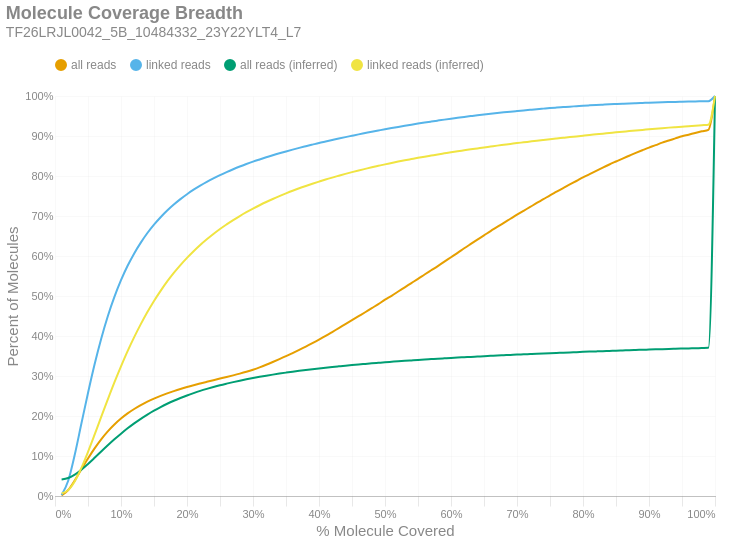

Notebook cell for this chart:
### Markdown cell above
### Molecule Read Coverage
This chart shows molecule coverage breadth as computed by the number of bases aligned to that molecule. In other words, "*how much of each unique long molecule is actually sequenced/aligned?*" Keep in mind there is a distinction between sequences and alignments, since some sequences belonging to a particular molecule may not align well and wouldn't appear in the alignment data. This chart also shows molecule coverage breadth as computed by the *inferred fragment* from which the aligned sequences originate. Unlike read coverage, this calculation takes into account the total insert size, including unsequenced gaps between the forward and reverse reads. Like the previous figures, these are cumulative percents.

### Code cell
if SKIPLR:
    print_html(f"Skipped")
else:
    binned_df = consolidated_hist(valids['coverage_bp'], mask, 0.01, True)
    binned_df_inf = consolidated_hist(valids['coverage_inserts'], mask, 0.01, True)
    binned_df = binned_df.with_columns(pl.lit(binned_df_inf['all reads (cumsum)']).alias('all reads (inferred)'))
    binned_df = binned_df.with_columns(pl.lit(binned_df_inf['linked reads (cumsum)']).alias('linked reads (inferred)'))
    binned_df = binned_df.with_columns(
        (pl.col('bin').cast(pl.Float64) + 0.01).alias('right_edge')
    )

    with SafeRender(binned_df):
        (
            density_plot(binned_df, 'Molecule Coverage Breadth', samplename, 'molcov', ['all reads (inferred)','linked reads (inferred)'])
            .encode(
                #x=alt.X('bin:Q', title="% Molecule Covered").axis(format = '%').scale(padding=0),
                x=alt.X('right_edge:Q', title="% Molecule Covered").axis(format='%').scale(padding=0),
                y=alt.Y('value:Q', title='Percent of Molecules')
                    .axis(format='%')
                    .stack(False)
                    .scale(domainMin=0, padding=0),
                color=alt.Color("key:N").scale(domain = ["all reads", "linked reads", "all reads (inferred)", "linked reads (inferred)"]),
                tooltip = [
                    alt.Tooltip("key:N", title = "Data Type"),
                    alt.Tooltip("range_label:N", title="% Molecule Covered"),
                    alt.Tooltip("value:Q", format = ".2%", title="% Molecules")
                ]
            )
        ).display()

### Figure 1 — Vega-Lite specification as saved in the notebook (floating-point values rounded to 4 significant figures)
{"width": "container", "height": 400, "config": {"title": {"anchor": "start", "dy": -15, "fontSize": 18, "color": "#888888", "subtitleColor": "#888888", "subtitleFontSize": 14}, "arc": {"fill": "#0072B2"}, "axis": {"domainColor": "#888888", "domainWidth": 0.5, "gridWidth": 0.2, "grid": false, "titleFontWeight": 400, "titleFontSize": 15, "labelFontSize": 11, "labelColor": "#888888", "tickColor": "#888888", "tickWidth": 0.2, "titleColor": "#888888"}, "axisBand": {"grid": false}, "axisX": {"grid": true, "tickSize": 10, "domainCap": "round"}, "axisY": {"domain": false, "grid": true, "tickSize": 0, "domainCap": "round"}, "background": "transparent", "header": {"labelFontSize": 15, "labelColor": "#888888", "titleFontSize": 15, "titleFontWeight": 600, "titleColor": "#888888"}, "legend": {"labelFont": "sans-serif", "labelFontSize": 12, "labelColor": "#888888", "symbolSize": 100, "symbolType": "circle", "titleFontSize": 12, "titlePadding": 10, "titleColor": "#888888", "title": null, "orient": "top"}, "range": {"category": ["#E69F00", "#56B4E9", "#009E73", "#F0E442", "#0072B2", "#D55E00", "#CC79A7", "#000000"], "diverging": ["#cfe8f3", "#a2d4ec", "#73bfe2", "#46abdb", "#1696d2", "#12719e"]}, "area": {"fill": "#0072B2", "fillOpacity": 0.7, "line": true, "strokeOpacity": 0.7}, "line": {"color": "#0072B2", "stroke": "#0072B2", "strokeWidth": 2}, "trail": {"color": "#0072B2", "stroke": "#0072B2", "strokeWidth": 0, "size": 1}, "point": {"filled": true, "fillOpacity": 1.0, "size": 95}, "text": {"color": "#888888", "fontSize": 11, "align": "right", "fontWeight": 400, "size": 11}, "bar": {"fill": "#0072B2", "stroke": null}, "view": {"stroke": null, "continuousWidth": 660, "continuousHeight": 400}}, "data": {"name": "data-842cb3c1c17e529623a0992642fb62cd"}, "mark": {"type": "line", "interpolate": "monotone", "point": {"opacity": 0, "size": 275}}, "encoding": {"color": {"field": "key", "scale": {"domain": ["all reads", "linked reads", "all reads (inferred)", "linked reads (inferred)"]}, "type": "nominal"}, "tooltip": [{"field": "key", "title": "Data Type", "type": "nominal"}, {"field": "range_label", "title": "% Molecule Covered", "type": "nominal"}, {"field": "value", "format": ".2%", "title": "% Molecules", "type": "quantitative"}], "x": {"axis": {"format": "%"}, "field": "right_edge", "scale": {"padding": 0}, "title": "% Molecule Covered", "type": "quantitative"}, "y": {"axis": {"format": "%"}, "field": "value", "scale": {"domainMin": 0, "padding": 0}, "stack": false, "title": "Percent of Molecules", "type": "quantitative"}}, "params": [{"name": "param_c36ac31b6afebe62", "select": {"type": "point", "fields": ["key"]}, "bind": "legend"}], "title": {"text": "Molecule Coverage Breadth", "subtitle": "TF26LRJL0042_5B_10484332_23Y22YLT4_L7"}, "transform": [{"fold": ["all reads (cumsum)", "linked reads (cumsum)", "all reads (inferred)", "linked reads (inferred)"]}, {"calculate": "replace(datum.key, ' (cumsum)', '')", "as": "key"}, {"filter": {"param": "param_c36ac31b6afebe62"}}], "usermeta": {"embedOptions": {"downloadFileName": "TF26LRJL0042_5B_10484332_23Y22YLT4_L7.molcov"}}, "$schema": "https://vega.github.io/schema/vega-lite/v6.4.1.json", "datasets": {"data-842cb3c1c17e529623a0992642fb62cd": [{"bin": "0.0", "interval": "0.0-0.01", "all reads": 0.001207, "linked reads": 0.002309, "all reads (cumsum)": 0.001207, "linked reads (cumsum)": 0.002309, "range_label": "0.0-0.01", "all reads (inferred)": 0.04154, "linked reads (inferred)": 0.0066, "right_edge": 0.01}, {"bin": "0.01", "interval": "0.01-0.02", "all reads": 0.01375, "linked reads": 0.0357, "all reads (cumsum)": 0.01495, "linked reads (cumsum)": 0.03801, "range_label": "0.01-0.02", "all reads (inferred)": 0.04508, "linked reads (inferred)": 0.01468, "right_edge": 0.02}, {"bin": "0.02", "interval": "0.02-0.03", "all reads": 0.02406, "linked reads": 0.06568, "all reads (cumsum)": 0.03901, "linked reads (cumsum)": 0.1037, "range_label": "0.02-0.03", "all reads (inferred)": 0.05355, "linked reads (inferred)": 0.03709, "right_edge": 0.03}, {"bin": "0.03", "interval": "0.03-0.04", "all reads": 0.02768, "linked reads": 0.07738, "all reads (cumsum)": 0.06669, "linked reads (cumsum)": 0.1811, "range_label": "0.03-0.04", "all reads (inferred)": 0.0657, "linked reads (inferred)": 0.0704, "right_edge": 0.04}, {"bin": "0.04", "interval": "0.04-0.05", "all reads": 0.02715, "linked reads": 0.07638, "all reads (cumsum)": 0.09384, "linked reads (cumsum)": 0.2575, "range_label": "0.04-0.05", "all reads (inferred)": 0.08006, "linked reads (inferred)": 0.1103, "right_edge": 0.05}, {"bin": "0.05", "interval": "0.05-0.06", "all reads": 0.02538, "linked reads": 0.07173, "all reads (cumsum)": 0.1192, "linked reads (cumsum)": 0.3292, "range_label": "0.05-0.06", "all reads (inferred)": 0.09543, "linked reads (inferred)": 0.1535, "right_edge": 0.06}, {"bin": "0.06", "interval": "0.06-0.07", "all reads": 0.02263, "linked reads": 0.06401, "all reads (cumsum)": 0.1418, "linked reads (cumsum)": 0.3932, "range_label": "0.06-0.07", "all reads (inferred)": 0.1112, "linked reads (inferred)": 0.1978, "right_edge": 0.07}, {"bin": "0.07", "interval": "0.07-0.08", "all reads": 0.01984, "linked reads": 0.05618, "all reads (cumsum)": 0.1617, "linked reads (cumsum)": 0.4494, "range_label": "0.07-0.08", "all reads (inferred)": 0.1266, "linked reads (inferred)": 0.2415, "right_edge": 0.08}, {"bin": "0.08", "interval": "0.08-0.09", "all reads": 0.01708, "linked reads": 0.0483, "all reads (cumsum)": 0.1788, "linked reads (cumsum)": 0.4977, "range_label": "0.08-0.09", "all reads (inferred)": 0.1416, "linked reads (inferred)": 0.2839, "right_edge": 0.09}, {"bin": "0.09", "interval": "0.09-0.1", "all reads": 0.01485, "linked reads": 0.04186, "all reads (cumsum)": 0.1936, "linked reads (cumsum)": 0.5395, "range_label": "0.09-0.1", "all reads (inferred)": 0.1558, "linked reads (inferred)": 0.3241, "right_edge": 0.1}, {"bin": "0.1", "interval": "0.1-0.11", "all reads": 0.0128, "linked reads": 0.03603, "all reads (cumsum)": 0.2064, "linked reads (cumsum)": 0.5756, "range_label": "0.1-0.11", "all reads (inferred)": 0.1692, "linked reads (inferred)": 0.3621, "right_edge": 0.11}, {"bin": "0.11", "interval": "0.11-0.12", "all reads": 0.01104, "linked reads": 0.03097, "all reads (cumsum)": 0.2174, "linked reads (cumsum)": 0.6065, "range_label": "0.11-0.12", "all reads (inferred)": 0.1815, "linked reads (inferred)": 0.3972, "right_edge": 0.12}, {"bin": "0.12", "interval": "0.12-0.13", "all reads": 0.009662, "linked reads": 0.02699, "all reads (cumsum)": 0.2271, "linked reads (cumsum)": 0.6335, "range_label": "0.12-0.13", "all reads (inferred)": 0.193, "linked reads (inferred)": 0.4296, "right_edge": 0.13}, {"bin": "0.13", "interval": "0.13-0.14", "all reads": 0.008669, "linked reads": 0.02395, "all reads (cumsum)": 0.2358, "linked reads (cumsum)": 0.6575, "range_label": "0.13-0.14", "all reads (inferred)": 0.2036, "linked reads (inferred)": 0.4598, "right_edge": 0.14}, {"bin": "0.14", "interval": "0.14-0.15", "all reads": 0.007685, "linked reads": 0.02102, "all reads (cumsum)": 0.2435, "linked reads (cumsum)": 0.6785, "range_label": "0.14-0.15", "all reads (inferred)": 0.2134, "linked reads (inferred)": 0.4876, "right_edge": 0.15}, {"bin": "0.15", "interval": "0.15-0.16", "all reads": 0.006826, "linked reads": 0.01848, "all reads (cumsum)": 0.2503, "linked reads (cumsum)": 0.697, "range_label": "0.15-0.16", "all reads (inferred)": 0.2223, "linked reads (inferred)": 0.5128, "right_edge": 0.16}, {"bin": "0.16", "interval": "0.16-0.17", "all reads": 0.006237, "linked reads": 0.01667, "all reads (cumsum)": 0.2565, "linked reads (cumsum)": 0.7136, "range_label": "0.16-0.17", "all reads (inferred)": 0.2306, "linked reads (inferred)": 0.5364, "right_edge": 0.17}, {"bin": "0.17", "interval": "0.17-0.18", "all reads": 0.005676, "linked reads": 0.01491, "all reads (cumsum)": 0.2622, "linked reads (cumsum)": 0.7285, "range_label": "0.17-0.18", "all reads (inferred)": 0.2381, "linked reads (inferred)": 0.5577, "right_edge": 0.18}, {"bin": "0.18", "interval": "0.18-0.19", "all reads": 0.005318, "linked reads": 0.01363, "all reads (cumsum)": 0.2675, "linked reads (cumsum)": 0.7422, "range_label": "0.18-0.19", "all reads (inferred)": 0.245, "linked reads (inferred)": 0.5772, "right_edge": 0.19}, {"bin": "0.19", "interval": "0.19-0.2", "all reads": 0.004915, "linked reads": 0.01234, "all reads (cumsum)": 0.2724, "linked reads (cumsum)": 0.7545, "range_label": "0.19-0.2", "all reads (inferred)": 0.2514, "linked reads (inferred)": 0.5954, "right_edge": 0.2}, {"bin": "0.2", "interval": "0.2-0.21", "all reads": 0.004549, "linked reads": 0.0112, "all reads (cumsum)": 0.277, "linked reads (cumsum)": 0.7657, "range_label": "0.2-0.21", "all reads (inferred)": 0.2573, "linked reads (inferred)": 0.612, "right_edge": 0.21}, {"bin": "0.21", "interval": "0.21-0.22", "all reads": 0.004286, "linked reads": 0.01018, "all reads (cumsum)": 0.2813, "linked reads (cumsum)": 0.7759, "range_label": "0.21-0.22", "all reads (inferred)": 0.2627, "linked reads (inferred)": 0.6276, "right_edge": 0.22}, {"bin": "0.22", "interval": "0.22-0.23", "all reads": 0.004164, "linked reads": 0.009472, "all reads (cumsum)": 0.2854, "linked reads (cumsum)": 0.7854, "range_label": "0.22-0.23", "all reads (inferred)": 0.2678, "linked reads (inferred)": 0.6418, "right_edge": 0.23}, {"bin": "0.23", "interval": "0.23-0.24", "all reads": 0.004112, "linked reads": 0.008788, "all reads (cumsum)": 0.2895, "linked reads (cumsum)": 0.7942, "range_label": "0.23-0.24", "all reads (inferred)": 0.2725, "linked reads (inferred)": 0.6551, "right_edge": 0.24}, {"bin": "0.24", "interval": "0.24-0.25", "all reads": 0.004043, "linked reads": 0.008221, "all reads (cumsum)": 0.2936, "linked reads (cumsum)": 0.8024, "range_label": "0.24-0.25", "all reads (inferred)": 0.2769, "linked reads (inferred)": 0.6676, "right_edge": 0.25}, {"bin": "0.25", "interval": "0.25-0.26", "all reads": 0.003907, "linked reads": 0.007515, "all reads (cumsum)": 0.2975, "linked reads (cumsum)": 0.8099, "range_label": "0.25-0.26", "all reads (inferred)": 0.2809, "linked reads (inferred)": 0.6789, "right_edge": 0.26}, {"bin": "0.26", "interval": "0.26-0.27", "all reads": 0.004061, "linked reads": 0.007075, "all reads (cumsum)": 0.3016, "linked reads (cumsum)": 0.817, "range_label": "0.26-0.27", "all reads (inferred)": 0.2847, "linked reads (inferred)": 0.6897, "right_edge": 0.27}, {"bin": "0.27", "interval": "0.27-0.28", "all reads": 0.004329, "linked reads": 0.006665, "all reads (cumsum)": 0.3059, "linked reads (cumsum)": 0.8236, "range_label": "0.27-0.28", "all reads (inferred)": 0.2883, "linked reads (inferred)": 0.6999, "right_edge": 0.28}, {"bin": "0.28", "interval": "0.28-0.29", "all reads": 0.004677, "linked reads": 0.006234, "all reads (cumsum)": 0.3106, "linked reads (cumsum)": 0.8299, "range_label": "0.28-0.29", "all reads (inferred)": 0.2917, "linked reads (inferred)": 0.7095, "right_edge": 0.29}, {"bin": "0.29", "interval": "0.29-0.3", "all reads": 0.00518, "linked reads": 0.005974, "all reads (cumsum)": 0.3157, "linked reads (cumsum)": 0.8358, "range_label": "0.29-0.3", "all reads (inferred)": 0.2949, "linked reads (inferred)": 0.7183, "right_edge": 0.3}, {"bin": "0.3", "interval": "0.3-0.31", "all reads": 0.005811, "linked reads": 0.005512, "all reads (cumsum)": 0.3216, "linked reads (cumsum)": 0.8414, "range_label": "0.3-0.31", "all reads (inferred)": 0.2979, "linked reads (inferred)": 0.7269, "right_edge": 0.31}, {"bin": "0.31", "interval": "0.31-0.32", "all reads": 0.006518, "linked reads": 0.005342, "all reads (cumsum)": 0.3281, "linked reads (cumsum)": 0.8467, "range_label": "0.31-0.32", "all reads (inferred)": 0.3007, "linked reads (inferred)": 0.735, "right_edge": 0.32}, {"bin": "0.32", "interval": "0.32-0.33", "all reads": 0.006976, "linked reads": 0.005225, "all reads (cumsum)": 0.335, "linked reads (cumsum)": 0.8519, "range_label": "0.32-0.33", "all reads (inferred)": 0.3035, "linked reads (inferred)": 0.7426, "right_edge": 0.33}, {"bin": "0.33", "interval": "0.33-0.34", "all reads": 0.007169, "linked reads": 0.004896, "all reads (cumsum)": 0.3422, "linked reads (cumsum)": 0.8568, "range_label": "0.33-0.34", "all reads (inferred)": 0.306, "linked reads (inferred)": 0.7498, "right_edge": 0.34}, {"bin": "0.34", "interval": "0.34-0.35", "all reads": 0.007403, "linked reads": 0.004635, "all reads (cumsum)": 0.3496, "linked reads (cumsum)": 0.8615, "range_label": "0.34-0.35", "all reads (inferred)": 0.3084, "linked reads (inferred)": 0.7566, "right_edge": 0.35}, {"bin": "0.35", "interval": "0.35-0.36", "all reads": 0.007758, "linked reads": 0.004504, "all reads (cumsum)": 0.3574, "linked reads (cumsum)": 0.866, "range_label": "0.35-0.36", "all reads (inferred)": 0.3108, "linked reads (inferred)": 0.7632, "right_edge": 0.36}, {"bin": "0.36", "interval": "0.36-0.37", "all reads": 0.007871, "linked reads": 0.004337, "all reads (cumsum)": 0.3652, "linked reads (cumsum)": 0.8703, "range_label": "0.36-0.37", "all reads (inferred)": 0.3129, "linked reads (inferred)": 0.7693, "right_edge": 0.37}, {"bin": "0.37", "interval": "0.37-0.38", "all reads": 0.008192, "linked reads": 0.004129, "all reads (cumsum)": 0.3734, "linked reads (cumsum)": 0.8744, "range_label": "0.37-0.38", "all reads (inferred)": 0.315, "linked reads (inferred)": 0.7751, "right_edge": 0.38}, {"bin": "0.38", "interval": "0.38-0.39", "all reads": 0.008568, "linked reads": 0.004071, "all reads (cumsum)": 0.382, "linked reads (cumsum)": 0.8785, "range_label": "0.38-0.39", "all reads (inferred)": 0.317, "linked reads (inferred)": 0.7806, "right_edge": 0.39}, {"bin": "0.39", "interval": "0.39-0.4", "all reads": 0.008887, "linked reads": 0.004049, "all reads (cumsum)": 0.3909, "linked reads (cumsum)": 0.8825, "range_label": "0.39-0.4", "all reads (inferred)": 0.3189, "linked reads (inferred)": 0.786, "right_edge": 0.4}, {"bin": "0.4", "interval": "0.4-0.41", "all reads": 0.009283, "linked reads": 0.003721, "all reads (cumsum)": 0.4002, "linked reads (cumsum)": 0.8863, "range_label": "0.4-0.41", "all reads (inferred)": 0.3207, "linked reads (inferred)": 0.7912, "right_edge": 0.41}, {"bin": "0.41", "interval": "0.41-0.42", "all reads": 0.009745, "linked reads": 0.003706, "all reads (cumsum)": 0.4099, "linked reads (cumsum)": 0.89, "range_label": "0.41-0.42", "all reads (inferred)": 0.3225, "linked reads (inferred)": 0.796, "right_edge": 0.42}, {"bin": "0.42", "interval": "0.42-0.43", "all reads": 0.009908, "linked reads": 0.003698, "all reads (cumsum)": 0.4198, "linked reads (cumsum)": 0.8937, "range_label": "0.42-0.43", "all reads (inferred)": 0.3241, "linked reads (inferred)": 0.8007, "right_edge": 0.43}, {"bin": "0.43", "interval": "0.43-0.44", "all reads": 0.00977, "linked reads": 0.003565, "all reads (cumsum)": 0.4296, "linked reads (cumsum)": 0.8972, "range_label": "0.43-0.44", "all reads (inferred)": 0.3258, "linked reads (inferred)": 0.8053, "right_edge": 0.44}, {"bin": "0.44", "interval": "0.44-0.45", "all reads": 0.009854, "linked reads": 0.003406, "all reads (cumsum)": 0.4395, "linked reads (cumsum)": 0.9006, "range_label": "0.44-0.45", "all reads (inferred)": 0.3273, "linked reads (inferred)": 0.8096, "right_edge": 0.45}, {"bin": "0.45", "interval": "0.45-0.46", "all reads": 0.009977, "linked reads": 0.003386, "all reads (cumsum)": 0.4494, "linked reads (cumsum)": 0.904, "range_label": "0.45-0.46", "all reads (inferred)": 0.3288, "linked reads (inferred)": 0.8138, "right_edge": 0.46}, {"bin": "0.46", "interval": "0.46-0.47", "all reads": 0.009959, "linked reads": 0.003292, "all reads (cumsum)": 0.4594, "linked reads (cumsum)": 0.9073, "range_label": "0.46-0.47", "all reads (inferred)": 0.3302, "linked reads (inferred)": 0.8178, "right_edge": 0.47}, {"bin": "0.47", "interval": "0.47-0.48", "all reads": 0.01031, "linked reads": 0.003304, "all reads (cumsum)": 0.4697, "linked reads (cumsum)": 0.9106, "range_label": "0.47-0.48", "all reads (inferred)": 0.3317, "linked reads (inferred)": 0.8218, "right_edge": 0.48}, {"bin": "0.48", "interval": "0.48-0.49", "all reads": 0.009989, "linked reads": 0.003169, "all reads (cumsum)": 0.4797, "linked reads (cumsum)": 0.9138, "range_label": "0.48-0.49", "all reads (inferred)": 0.333, "linked reads (inferred)": 0.8254, "right_edge": 0.49}, {"bin": "0.49", "interval": "0.49-0.5", "all reads": 0.01112, "linked reads": 0.003136, "all reads (cumsum)": 0.4908, "linked reads (cumsum)": 0.9169, "range_label": "0.49-0.5", "all reads (inferred)": 0.3343, "linked reads (inferred)": 0.8291, "right_edge": 0.5}, {"bin": "0.5", "interval": "0.5-0.51", "all reads": 0.009646, "linked reads": 0.002842, "all reads (cumsum)": 0.5005, "linked reads (cumsum)": 0.9198, "range_label": "0.5-0.51", "all reads (inferred)": 0.3355, "linked reads (inferred)": 0.8326, "right_edge": 0.51}, {"bin": "0.51", "interval": "0.51-0.52", "all reads": 0.01082, "linked reads": 0.002932, "all reads (cumsum)": 0.5113, "linked reads (cumsum)": 0.9227, "range_label": "0.51-0.52", "all reads (inferred)": 0.3368, "linked reads (inferred)": 0.836, "right_edge": 0.52}, {"bin": "0.52", "interval": "0.52-0.53", "all reads": 0.01049, "linked reads": 0.00284, "all reads (cumsum)": 0.5218, "linked reads (cumsum)": 0.9255, "range_label": "0.52-0.53", "all reads (inferred)": 0.3379, "linked reads (inferred)": 0.8392, "right_edge": 0.53}, {"bin": "0.53", "interval": "0.53-0.54", "all reads": 0.01065, "linked reads": 0.002788, "all reads (cumsum)": 0.5324, "linked reads (cumsum)": 0.9283, "range_label": "0.53-0.54", "all reads (inferred)": 0.339, "linked reads (inferred)": 0.8423, "right_edge": 0.54}, {"bin": "0.54", "interval": "0.54-0.55", "all reads": 0.01048, "linked reads": 0.002688, "all reads (cumsum)": 0.5429, "linked reads (cumsum)": 0.931, "range_label": "0.54-0.55", "all reads (inferred)": 0.3401, "linked reads (inferred)": 0.8454, "right_edge": 0.55}, {"bin": "0.55", "interval": "0.55-0.56", "all reads": 0.01089, "linked reads": 0.002607, "all reads (cumsum)": 0.5538, "linked reads (cumsum)": 0.9336, "range_label": "0.55-0.56", "all reads (inferred)": 0.3412, "linked reads (inferred)": 0.8483, "right_edge": 0.56}, {"bin": "0.56", "interval": "0.56-0.57", "all reads": 0.01053, "linked reads": 0.002483, "all reads (cumsum)": 0.5643, "linked reads (cumsum)": 0.9361, "range_label": "0.56-0.57", "all reads (inferred)": 0.3422, "linked reads (inferred)": 0.8511, "right_edge": 0.57}, {"bin": "0.57", "interval": "0.57-0.58", "all reads": 0.01051, "linked reads": 0.002437, "all reads (cumsum)": 0.5748, "linked reads (cumsum)": 0.9385, "range_label": "0.57-0.58", "all reads (inferred)": 0.3432, "linked reads (inferred)": 0.854, "right_edge": 0.58}, {"bin": "0.58", "interval": "0.58-0.59", "all reads": 0.01093, "linked reads": 0.002419, "all reads (cumsum)": 0.5857, "linked reads (cumsum)": 0.941, "range_label": "0.58-0.59", "all reads (inferred)": 0.3442, "linked reads (inferred)": 0.8567, "right_edge": 0.59}, {"bin": "0.59", "interval": "0.59-0.6", "all reads": 0.01125, "linked reads": 0.002332, "all reads (cumsum)": 0.597, "linked reads (cumsum)": 0.9433, "range_label": "0.59-0.6", "all reads (inferred)": 0.3452, "linked reads (inferred)": 0.8593, "right_edge": 0.6}, {"bin": "0.6", "interval": "0.6-0.61", "all reads": 0.01095, "linked reads": 0.002244, "all reads (cumsum)": 0.6079, "linked reads (cumsum)": 0.9455, "range_label": "0.6-0.61", "all reads (inferred)": 0.3461, "linked reads (inferred)": 0.8619, "right_edge": 0.61}, {"bin": "0.61", "interval": "0.61-0.62", "all reads": 0.01134, "linked reads": 0.002226, "all reads (cumsum)": 0.6193, "linked reads (cumsum)": 0.9478, "range_label": "0.61-0.62", "all reads (inferred)": 0.3469, "linked reads (inferred)": 0.8642, "right_edge": 0.62}, {"bin": "0.62", "interval": "0.62-0.63", "all reads": 0.01088, "linked reads": 0.00205, "all reads (cumsum)": 0.6302, "linked reads (cumsum)": 0.9498, "range_label": "0.62-0.63", "all reads (inferred)": 0.3478, "linked reads (inferred)": 0.8666, "right_edge": 0.63}, {"bin": "0.63", "interval": "0.63-0.64", "all reads": 0.01078, "linked reads": 0.002025, "all reads (cumsum)": 0.6409, "linked reads (cumsum)": 0.9518, "range_label": "0.63-0.64", "all reads (inferred)": 0.3487, "linked reads (inferred)": 0.869, "right_edge": 0.64}, {"bin": "0.64", "interval": "0.64-0.65", "all reads": 0.01058, "linked reads": 0.001924, "all reads (cumsum)": 0.6515, "linked reads (cumsum)": 0.9538, "range_label": "0.64-0.65", "all reads (inferred)": 0.3495, "linked reads (inferred)": 0.8713, "right_edge": 0.65}, {"bin": "0.65", "interval": "0.65-0.66", "all reads": 0.01083, "linked reads": 0.001866, "all reads (cumsum)": 0.6624, "linked reads (cumsum)": 0.9556, "range_label": "0.65-0.66", "all reads (inferred)": 0.3504, "linked reads (inferred)": 0.8736, "right_edge": 0.66}, {"bin": "0.66", "interval": "0.66-0.67", "all reads": 0.01023, "linked reads": 0.001779, "all reads (cumsum)": 0.6726, "linked reads (cumsum)": 0.9574, "range_label": "0.66-0.67", "all reads (inferred)": 0.3512, "linked reads (inferred)": 0.8759, "right_edge": 0.67}, {"bin": "0.67", "interval": "0.67-0.68", "all reads": 0.01046, "linked reads": 0.00173, "all reads (cumsum)": 0.6831, "linked reads (cumsum)": 0.9591, "range_label": "0.67-0.68", "all reads (inferred)": 0.352, "linked reads (inferred)": 0.878, "right_edge": 0.68}, {"bin": "0.68", "interval": "0.68-0.69", "all reads": 0.01005, "linked reads": 0.001691, "all reads (cumsum)": 0.6931, "linked reads (cumsum)": 0.9608, "range_label": "0.68-0.69", "all reads (inferred)": 0.3527, "linked reads (inferred)": 0.8801, "right_edge": 0.69}, {"bin": "0.69", "interval": "0.69-0.7", "all reads": 0.01016, "linked reads": 0.001616, "all reads (cumsum)": 0.7033, "linked reads (cumsum)": 0.9624, "range_label": "0.69-0.7", "all reads (inferred)": 0.3535, "linked reads (inferred)": 0.8822, "right_edge": 0.7}, {"bin": "0.7", "interval": "0.7-0.71", "all reads": 0.009772, "linked reads": 0.001592, "all reads (cumsum)": 0.713, "linked reads (cumsum)": 0.964, "range_label": "0.7-0.71", "all reads (inferred)": 0.3542, "linked reads (inferred)": 0.8842, "right_edge": 0.71}, {"bin": "0.71", "interval": "0.71-0.72", "all reads": 0.009665, "linked reads": 0.001528, "all reads (cumsum)": 0.7227, "linked reads (cumsum)": 0.9656, "range_label": "0.71-0.72", "all reads (inferred)": 0.355, "linked reads (inferred)": 0.8862, "right_edge": 0.72}, {"bin": "0.72", "interval": "0.72-0.73", "all reads": 0.009833, "linked reads": 0.001499, "all reads (cumsum)": 0.7325, "linked reads (cumsum)": 0.9671, "range_label": "0.72-0.73", "all reads (inferred)": 0.3557, "linked reads (inferred)": 0.8882, "right_edge": 0.73}, {"bin": "0.73", "interval": "0.73-0.74", "all reads": 0.009393, "linked reads": 0.001379, "all reads (cumsum)": 0.7419, "linked reads (cumsum)": 0.9684, "range_label": "0.73-0.74", "all reads (inferred)": 0.3564, "linked reads (inferred)": 0.8901, "right_edge": 0.74}, {"bin": "0.74", "interval": "0.74-0.75", "all reads": 0.009774, "linked reads": 0.001361, "all reads (cumsum)": 0.7517, "linked reads (cumsum)": 0.9698, "range_label": "0.74-0.75", "all reads (inferred)": 0.3571, "linked reads (inferred)": 0.8919, "right_edge": 0.75}, {"bin": "0.75", "interval": "0.75-0.76", "all reads": 0.008973, "linked reads": 0.001232, "all reads (cumsum)": 0.7607, "linked reads (cumsum)": 0.971, "range_label": "0.75-0.76", "all reads (inferred)": 0.3577, "linked reads (inferred)": 0.8937, "right_edge": 0.76}, {"bin": "0.76", "interval": "0.76-0.77", "all reads": 0.009161, "linked reads": 0.00119, "all reads (cumsum)": 0.7698, "linked reads (cumsum)": 0.9722, "range_label": "0.76-0.77", "all reads (inferred)": 0.3584, "linked reads (inferred)": 0.8955, "right_edge": 0.77}, {"bin": "0.77", "interval": "0.77-0.78", "all reads": 0.009008, "linked reads": 0.001195, "all reads (cumsum)": 0.7788, "linked reads (cumsum)": 0.9734, "range_label": "0.77-0.78", "all reads (inferred)": 0.359, "linked reads (inferred)": 0.8972, "right_edge": 0.78}, {"bin": "0.78", "interval": "0.78-0.79", "all reads": 0.008677, "linked reads": 0.001077, "all reads (cumsum)": 0.7875, "linked reads (cumsum)": 0.9745, "range_label": "0.78-0.79", "all reads (inferred)": 0.3597, "linked reads (inferred)": 0.899, "right_edge": 0.79}, {"bin": "0.79", "interval": "0.79-0.8", "all reads": 0.008964, "linked reads": 0.001113, "all reads (cumsum)": 0.7965, "linked reads (cumsum)": 0.9756, "range_label": "0.79-0.8", "all reads (inferred)": 0.3603, "linked reads (inferred)": 0.9008, "right_edge": 0.8}, {"bin": "0.8", "interval": "0.8-0.81", "all reads": 0.008196, "linked reads": 0.0009794, "all reads (cumsum)": 0.8047, "linked reads (cumsum)": 0.9766, "range_label": "0.8-0.81", "all reads (inferred)": 0.361, "linked reads (inferred)": 0.9026, "right_edge": 0.81}, {"bin": "0.81", "interval": "0.81-0.82", "all reads": 0.008102, "linked reads": 0.0009437, "all reads (cumsum)": 0.8128, "linked reads (cumsum)": 0.9775, "range_label": "0.81-0.82", "all reads (inferred)": 0.3616, "linked reads (inferred)": 0.9042, "right_edge": 0.82}, {"bin": "0.82", "interval": "0.82-0.83", "all reads": 0.008155, "linked reads": 0.0008721, "all reads (cumsum)": 0.8209, "linked reads (cumsum)": 0.9784, "range_label": "0.82-0.83", "all reads (inferred)": 0.3622, "linked reads (inferred)": 0.9059, "right_edge": 0.83}, {"bin": "0.83", "interval": "0.83-0.84", "all reads": 0.007828, "linked reads": 0.0008542, "all reads (cumsum)": 0.8288, "linked reads (cumsum)": 0.9793, "range_label": "0.83-0.84", "all reads (inferred)": 0.3628, "linked reads (inferred)": 0.9075, "right_edge": 0.84}, {"bin": "0.84", "interval": "0.84-0.85", "all reads": 0.007475, "linked reads": 0.0007694, "all reads (cumsum)": 0.8362, "linked reads (cumsum)": 0.98, "range_label": "0.84-0.85", "all reads (inferred)": 0.3634, "linked reads (inferred)": 0.9092, "right_edge": 0.85}, {"bin": "0.85", "interval": "0.85-0.86", "all reads": 0.007397, "linked reads": 0.0007601, "all reads (cumsum)": 0.8436, "linked reads (cumsum)": 0.9808, "range_label": "0.85-0.86", "all reads (inferred)": 0.3639, "linked reads (inferred)": 0.9107, "right_edge": 0.86}, {"bin": "0.86", "interval": "0.86-0.87", "all reads": 0.007076, "linked reads": 0.0007321, "all reads (cumsum)": 0.8507, "linked reads (cumsum)": 0.9815, "range_label": "0.86-0.87", "all reads (inferred)": 0.3645, "linked reads (inferred)": 0.9123, "right_edge": 0.87}, {"bin": "0.87", "interval": "0.87-0.88", "all reads": 0.007037, "linked reads": 0.0006465, "all reads (cumsum)": 0.8578, "linked reads (cumsum)": 0.9822, "range_label": "0.87-0.88", "all reads (inferred)": 0.365, "linked reads (inferred)": 0.9138, "right_edge": 0.88}, {"bin": "0.88", "interval": "0.88-0.89", "all reads": 0.006741, "linked reads": 0.0006115, "all reads (cumsum)": 0.8645, "linked reads (cumsum)": 0.9828, "range_label": "0.88-0.89", "all reads (inferred)": 0.3656, "linked reads (inferred)": 0.9153, "right_edge": 0.89}, {"bin": "0.89", "interval": "0.89-0.9", "all reads": 0.006596, "linked reads": 0.0006138, "all reads (cumsum)": 0.8711, "linked reads (cumsum)": 0.9834, "range_label": "0.89-0.9", "all reads (inferred)": 0.3661, "linked reads (inferred)": 0.9168, "right_edge": 0.9}, {"bin": "0.9", "interval": "0.9-0.91", "all reads": 0.00596, "linked reads": 0.0005383, "all reads (cumsum)": 0.8771, "linked reads (cumsum)": 0.9839, "range_label": "0.9-0.91", "all reads (inferred)": 0.3667, "linked reads (inferred)": 0.9183, "right_edge": 0.91}, {"bin": "0.91", "interval": "0.91-0.92", "all reads": 0.006424, "linked reads": 0.000501, "all reads (cumsum)": 0.8835, "linked reads (cumsum)": 0.9844, "range_label": "0.91-0.92", "all reads (inferred)": 0.3672, "linked reads (inferred)": 0.9196, "right_edge": 0.92}, {"bin": "0.92", "interval": "0.92-0.93", "all reads": 0.005181, "linked reads": 0.0004504, "all reads (cumsum)": 0.8887, "linked reads (cumsum)": 0.9849, "range_label": "0.92-0.93", "all reads (inferred)": 0.3676, "linked reads (inferred)": 0.9209, "right_edge": 0.93}, {"bin": "0.93", "interval": "0.93-0.94", "all reads": 0.00533, "linked reads": 0.0004139, "all reads (cumsum)": 0.894, "linked reads (cumsum)": 0.9853, "range_label": "0.93-0.94", "all reads (inferred)": 0.3681, "linked reads (inferred)": 0.9222, "right_edge": 0.94}, {"bin": "0.94", "interval": "0.94-0.95", "all reads": 0.005193, "linked reads": 0.0004038, "all reads (cumsum)": 0.8992, "linked reads (cumsum)": 0.9857, "range_label": "0.94-0.95", "all reads (inferred)": 0.3685, "linked reads (inferred)": 0.9234, "right_edge": 0.95}, {"bin": "0.95", "interval": "0.95-0.96", "all reads": 0.004094, "linked reads": 0.0003898, "all reads (cumsum)": 0.9033, "linked reads (cumsum)": 0.9861, "range_label": "0.95-0.96", "all reads (inferred)": 0.369, "linked reads (inferred)": 0.9246, "right_edge": 0.96}, {"bin": "0.96", "interval": "0.96-0.97", "all reads": 0.004295, "linked reads": 0.000361, "all reads (cumsum)": 0.9076, "linked reads (cumsum)": 0.9865, "range_label": "0.96-0.97", "all reads (inferred)": 0.3694, "linked reads (inferred)": 0.9259, "right_edge": 0.97}, {"bin": "0.97", "interval": "0.97-0.98", "all reads": 0.004084, "linked reads": 0.0003174, "all reads (cumsum)": 0.9117, "linked reads (cumsum)": 0.9868, "range_label": "0.97-0.98", "all reads (inferred)": 0.3699, "linked reads (inferred)": 0.927, "right_edge": 0.98}, {"bin": "0.98", "interval": "0.98-0.99", "all reads": 0.003806, "linked reads": 0.0003197, "all reads (cumsum)": 0.9155, "linked reads (cumsum)": 0.9871, "range_label": "0.98-0.99", "all reads (inferred)": 0.3704, "linked reads (inferred)": 0.9283, "right_edge": 0.99}, {"bin": "0.99", "interval": "0.99-1.0", "all reads": 0.08454, "linked reads": 0.01291, "all reads (cumsum)": 1.0, "linked reads (cumsum)": 1.0, "range_label": "0.99-1.0", "all reads (inferred)": 1.0, "linked reads (inferred)": 1.0, "right_edge": 1.0}]}}
